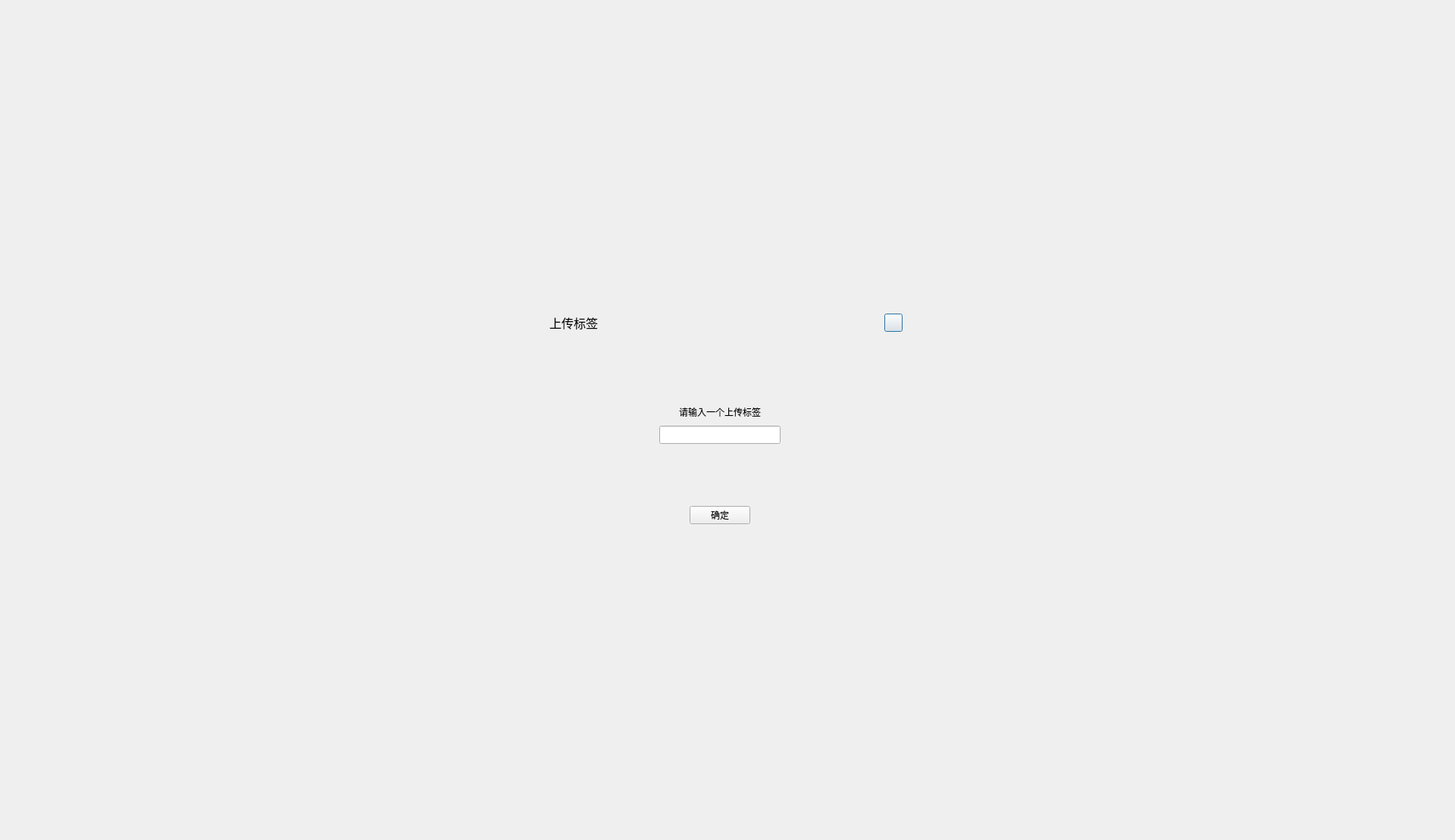
<?xml version="1.0" encoding="UTF-8"?>
<ui version="4.0">
 <class>NoteDialog</class>
 <widget class="QDialog" name="NoteDialog">
  <property name="geometry">
   <rect>
    <x>0</x>
    <y>0</y>
    <width>1920</width>
    <height>1109</height>
   </rect>
  </property>
  <property name="sizePolicy">
   <sizepolicy hsizetype="Preferred" vsizetype="Expanding">
    <horstretch>0</horstretch>
    <verstretch>0</verstretch>
   </sizepolicy>
  </property>
  <property name="contextMenuPolicy">
   <enum>Qt::DefaultContextMenu</enum>
  </property>
  <property name="windowTitle">
   <string>PatientNewDialog</string>
  </property>
  <property name="styleSheet">
   <string notr="true"/>
  </property>
  <layout class="QGridLayout" name="gridLayout">
   <property name="leftMargin">
    <number>9</number>
   </property>
   <property name="topMargin">
    <number>9</number>
   </property>
   <property name="rightMargin">
    <number>9</number>
   </property>
   <property name="bottomMargin">
    <number>9</number>
   </property>
   <property name="spacing">
    <number>6</number>
   </property>
   <item row="1" column="0">
    <spacer name="horizontalSpacer">
     <property name="orientation">
      <enum>Qt::Horizontal</enum>
     </property>
     <property name="sizeHint" stdset="0">
      <size>
       <width>510</width>
       <height>20</height>
      </size>
     </property>
    </spacer>
   </item>
   <item row="0" column="2">
    <spacer name="verticalSpacer">
     <property name="orientation">
      <enum>Qt::Vertical</enum>
     </property>
     <property name="sizeHint" stdset="0">
      <size>
       <width>20</width>
       <height>267</height>
      </size>
     </property>
    </spacer>
   </item>
   <item row="2" column="3">
    <spacer name="horizontalSpacer_2">
     <property name="orientation">
      <enum>Qt::Horizontal</enum>
     </property>
     <property name="sizeHint" stdset="0">
      <size>
       <width>510</width>
       <height>20</height>
      </size>
     </property>
    </spacer>
   </item>
   <item row="3" column="1">
    <spacer name="verticalSpacer_2">
     <property name="orientation">
      <enum>Qt::Vertical</enum>
     </property>
     <property name="sizeHint" stdset="0">
      <size>
       <width>20</width>
       <height>266</height>
      </size>
     </property>
    </spacer>
   </item>
   <item row="1" column="1" rowspan="2">
    <widget class="QWidget" name="NoteDialog2" native="true">
     <property name="sizePolicy">
      <sizepolicy hsizetype="Fixed" vsizetype="Fixed">
       <horstretch>0</horstretch>
       <verstretch>0</verstretch>
      </sizepolicy>
     </property>
     <property name="minimumSize">
      <size>
       <width>400</width>
       <height>300</height>
      </size>
     </property>
     <property name="maximumSize">
      <size>
       <width>500</width>
       <height>870</height>
      </size>
     </property>
     <layout class="QVBoxLayout" name="verticalLayout">
      <property name="spacing">
       <number>0</number>
      </property>
      <property name="leftMargin">
       <number>1</number>
      </property>
      <property name="topMargin">
       <number>1</number>
      </property>
      <property name="rightMargin">
       <number>1</number>
      </property>
      <property name="bottomMargin">
       <number>1</number>
      </property>
      <item>
       <widget class="QWidget" name="widget" native="true">
        <property name="minimumSize">
         <size>
          <width>0</width>
          <height>40</height>
         </size>
        </property>
        <property name="maximumSize">
         <size>
          <width>16777215</width>
          <height>40</height>
         </size>
        </property>
        <property name="styleSheet">
         <string notr="true"/>
        </property>
        <layout class="QHBoxLayout" name="horizontalLayout">
         <property name="leftMargin">
          <number>24</number>
         </property>
         <property name="topMargin">
          <number>0</number>
         </property>
         <property name="rightMargin">
          <number>8</number>
         </property>
         <property name="bottomMargin">
          <number>0</number>
         </property>
         <item>
          <widget class="QLabel" name="lblTitle">
           <property name="styleSheet">
            <string notr="true">font:16px;</string>
           </property>
           <property name="text">
            <string>上传标签</string>
           </property>
          </widget>
         </item>
         <item>
          <spacer name="horizontalSpacer_3">
           <property name="orientation">
            <enum>Qt::Horizontal</enum>
           </property>
           <property name="sizeHint" stdset="0">
            <size>
             <width>696</width>
             <height>20</height>
            </size>
           </property>
          </spacer>
         </item>
         <item>
          <widget class="QPushButton" name="btnClose">
           <property name="minimumSize">
            <size>
             <width>24</width>
             <height>24</height>
            </size>
           </property>
           <property name="maximumSize">
            <size>
             <width>24</width>
             <height>24</height>
            </size>
           </property>
           <property name="styleSheet">
            <string notr="true"/>
           </property>
           <property name="text">
            <string/>
           </property>
          </widget>
         </item>
        </layout>
       </widget>
      </item>
      <item>
       <widget class="QWidget" name="widget_2" native="true">
        <layout class="QVBoxLayout" name="verticalLayout_2">
         <item>
          <spacer name="verticalSpacer_3">
           <property name="orientation">
            <enum>Qt::Vertical</enum>
           </property>
           <property name="sizeHint" stdset="0">
            <size>
             <width>20</width>
             <height>68</height>
            </size>
           </property>
          </spacer>
         </item>
         <item>
          <widget class="QLabel" name="label">
           <property name="minimumSize">
            <size>
             <width>0</width>
             <height>24</height>
            </size>
           </property>
           <property name="maximumSize">
            <size>
             <width>16777215</width>
             <height>24</height>
            </size>
           </property>
           <property name="text">
            <string>请输入一个上传标签</string>
           </property>
           <property name="alignment">
            <set>Qt::AlignCenter</set>
           </property>
          </widget>
         </item>
         <item>
          <widget class="QWidget" name="widget_3" native="true">
           <property name="minimumSize">
            <size>
             <width>0</width>
             <height>25</height>
            </size>
           </property>
           <layout class="QHBoxLayout" name="horizontalLayout_2">
            <property name="spacing">
             <number>0</number>
            </property>
            <property name="leftMargin">
             <number>0</number>
            </property>
            <property name="topMargin">
             <number>0</number>
            </property>
            <property name="rightMargin">
             <number>0</number>
            </property>
            <property name="bottomMargin">
             <number>0</number>
            </property>
            <item>
             <widget class="QLineEdit" name="lblInfo">
              <property name="minimumSize">
               <size>
                <width>0</width>
                <height>24</height>
               </size>
              </property>
              <property name="maximumSize">
               <size>
                <width>160</width>
                <height>24</height>
               </size>
              </property>
              <property name="alignment">
               <set>Qt::AlignCenter</set>
              </property>
             </widget>
            </item>
           </layout>
          </widget>
         </item>
         <item>
          <spacer name="verticalSpacer_4">
           <property name="orientation">
            <enum>Qt::Vertical</enum>
           </property>
           <property name="sizeHint" stdset="0">
            <size>
             <width>20</width>
             <height>68</height>
            </size>
           </property>
          </spacer>
         </item>
         <item>
          <widget class="QWidget" name="widget_4" native="true">
           <property name="minimumSize">
            <size>
             <width>0</width>
             <height>25</height>
            </size>
           </property>
           <layout class="QHBoxLayout" name="horizontalLayout_3">
            <property name="leftMargin">
             <number>0</number>
            </property>
            <property name="topMargin">
             <number>0</number>
            </property>
            <property name="rightMargin">
             <number>0</number>
            </property>
            <property name="bottomMargin">
             <number>0</number>
            </property>
            <item>
             <widget class="QPushButton" name="btnCanfirm">
              <property name="minimumSize">
               <size>
                <width>0</width>
                <height>24</height>
               </size>
              </property>
              <property name="maximumSize">
               <size>
                <width>80</width>
                <height>24</height>
               </size>
              </property>
              <property name="text">
               <string>确定</string>
              </property>
             </widget>
            </item>
           </layout>
          </widget>
         </item>
        </layout>
       </widget>
      </item>
     </layout>
    </widget>
   </item>
  </layout>
 </widget>
 <layoutdefault spacing="6" margin="11"/>
 <resources/>
 <connections/>
</ui>
